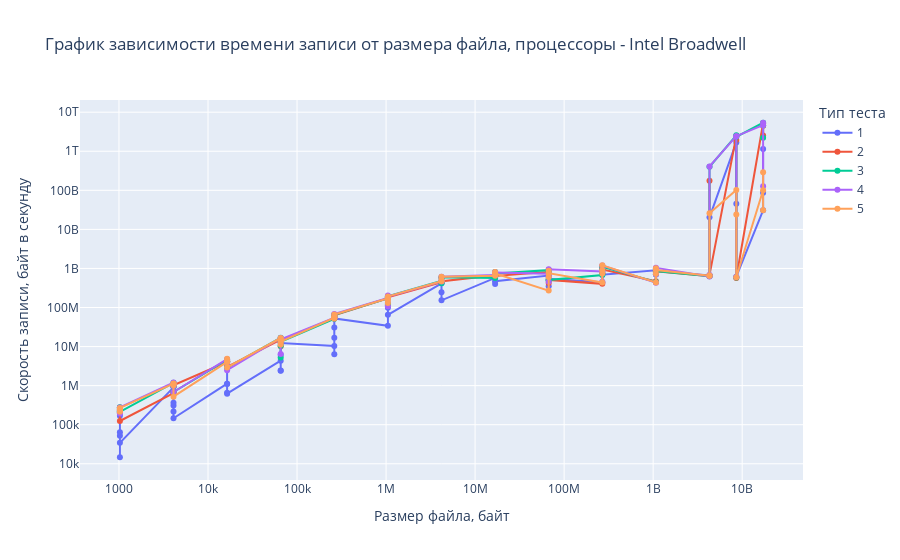

The notebook cell this image was saved under:
### Code cell
fig = px.line(df_broadwell.sort_values('input_file_size'),
              x='input_file_size',
              y='write_times',
              title='График зависимости времени записи от размера файла, процессоры - Intel Broadwell',
              labels={
                  'input_file_size': "Размер файла, байт",
                  'write_times': "Скорость записи, байт в секунду",
                  'test_type': "Тип теста",
              },
              markers=True,
              log_x=True,
              log_y=True,
              color='test_type')
fig.show()
